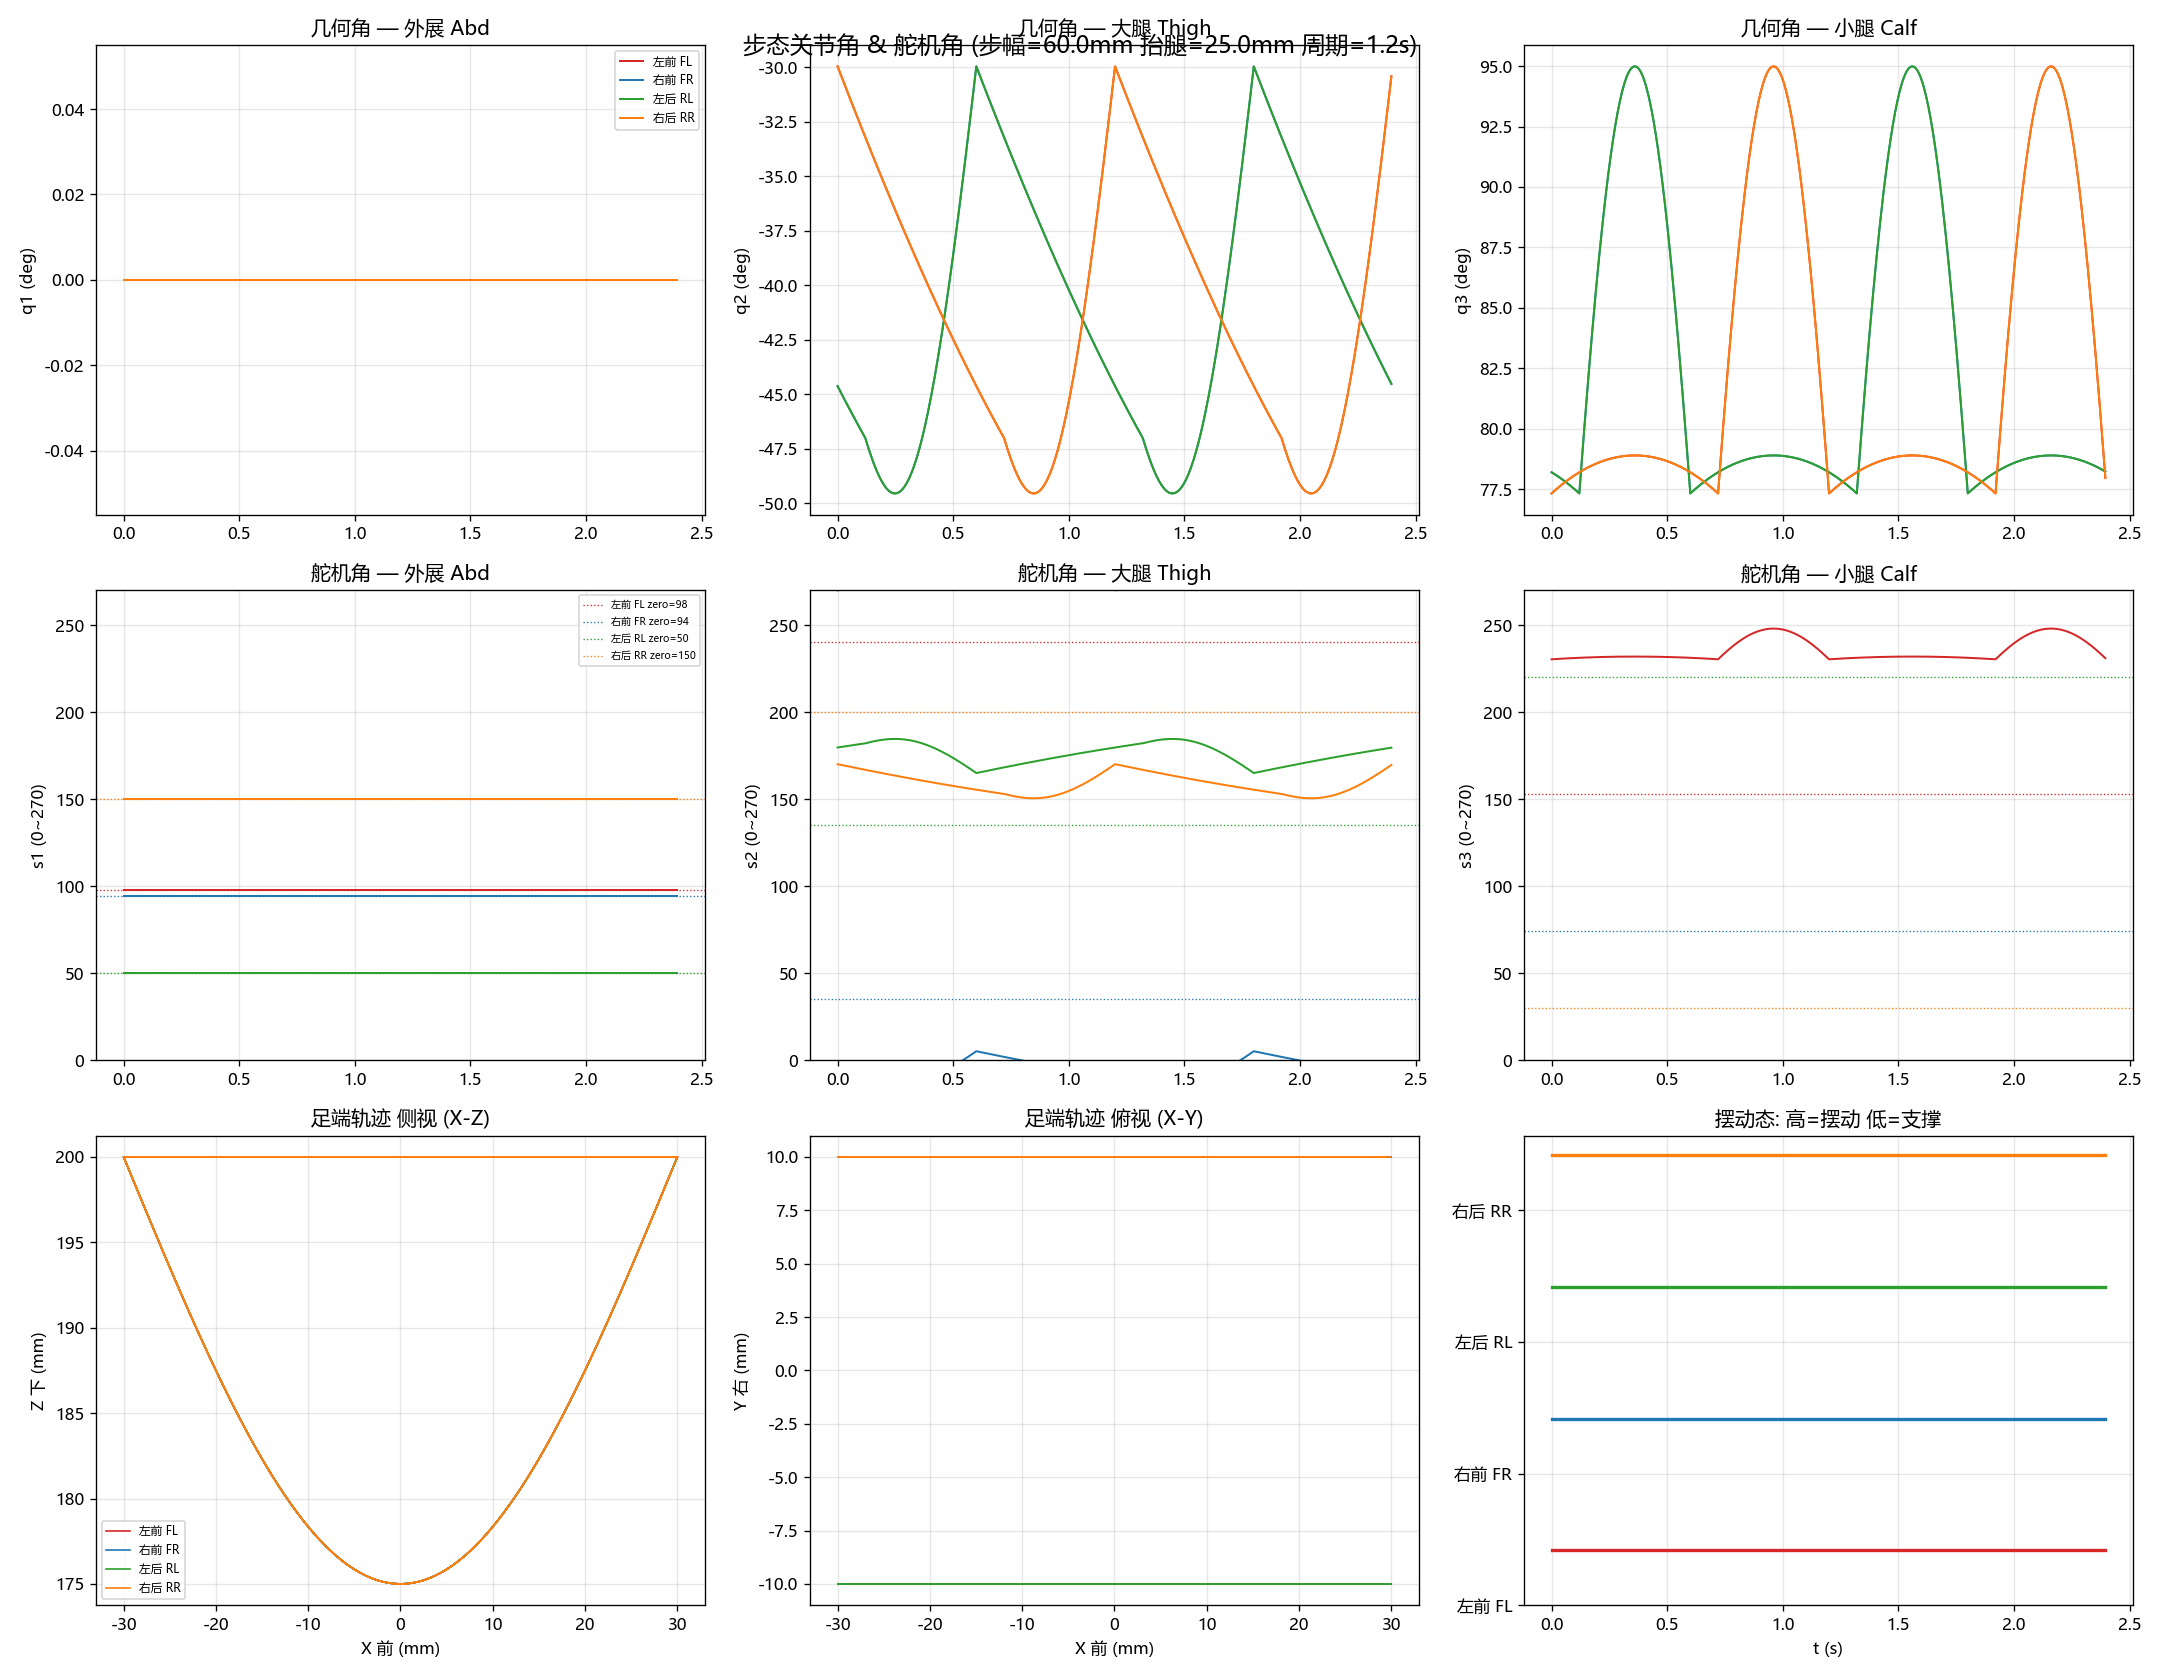

The Python source for this figure:
# -*- coding: utf-8 -*-
"""步态关节角 + 舵机角度随时间变化, 用于检查标定是否正确"""
import sys, math, numpy as np
import matplotlib
matplotlib.use('Agg')
import matplotlib.pyplot as plt
from mpl_toolkits.mplot3d import Axes3D
from matplotlib import font_manager

for fp in [r'C:\Windows\Fonts\msyh.ttc', r'C:\Windows\Fonts\simhei.ttf']:
    try: font_manager.fontManager.addfont(fp)
    except: pass
plt.rcParams['font.sans-serif'] = ['Microsoft YaHei', 'SimHei']
plt.rcParams['axes.unicode_minus'] = False

import robot_config as RC
from leg_ik import ik
from gait import foot_target

# ========== 舵机标定数据 (从 docs/硬件/舵机标定数据.md) ==========
calib_zero = [[98, 240, 153], [94, 35, 74], [50, 135, 220], [150, 200, 30]]
calib_dir  = [[1.0, -1.0, 1.0], [-1.0, 1.0, -1.0], [-1.0, -1.0, 1.0], [1.0, 1.0, -1.0]]
joint_names = ['外展 Abd', '大腿 Thigh', '小腿 Calf']
leg_names   = ['左前 FL', '右前 FR', '左后 RL', '右后 RR']
colors      = ['#d62728', '#1f77b4', '#2ca02c', '#ff7f0e']

DT = 0.005
TS = np.arange(0, RC.PERIOD * 2, DT)

def geom_to_servo(leg, q1, q2, q3):
    """几何角(deg) → 舵机角(0~270)"""
    c = calib_zero[leg]
    d = calib_dir[leg]
    return (c[0] + d[0] * q1, c[1] + d[1] * q2, c[2] + d[2] * q3)

# 预计算全程数据
data = {l: {'q1': [], 'q2': [], 'q3': [],
            's1': [], 's2': [], 's3': [],
            'fx': [], 'fy': [], 'fz': []} for l in range(4)}

for t in TS:
    for leg in range(4):
        d_s = RC.D_SIGN[leg] * RC.LEG_HIP_D
        ft  = foot_target(leg, t, d_s)
        q1, q2, q3, st = ik(*ft, d_s)
        s1, s2, s3 = geom_to_servo(leg, np.degrees(q1), np.degrees(q2), np.degrees(q3))
        d = data[leg]
        d['q1'].append(np.degrees(q1)); d['q2'].append(np.degrees(q2)); d['q3'].append(np.degrees(q3))
        d['s1'].append(s1); d['s2'].append(s2); d['s3'].append(s3)
        d['fx'].append(ft[0]); d['fy'].append(ft[1]); d['fz'].append(ft[2])

fig = plt.figure(figsize=(18, 14))

# ===== 上排: 关节几何角 q (4腿×3关节) =====
for j in range(3):
    ax = fig.add_subplot(3, 3, j + 1)
    for leg in range(4):
        key = f'q{j+1}'
        ax.plot(TS, data[leg][key], color=colors[leg], lw=1.2, label=leg_names[leg])
    ax.set_ylabel(f'q{j+1} (deg)')
    ax.set_title(f'几何角 — {joint_names[j]}')
    ax.grid(True, alpha=0.3)
    if j == 0: ax.legend(fontsize=7, loc='upper right')

# ===== 中排: 舵机角 s (0~270°) =====
for j in range(3):
    ax = fig.add_subplot(3, 3, j + 4)
    for leg in range(4):
        key = f's{j+1}'
        ax.plot(TS, data[leg][key], color=colors[leg], lw=1.2)
        # 标注 zero_deg 基准线
        ax.axhline(y=calib_zero[leg][j], color=colors[leg], ls=':', lw=0.8,
                   label=f'{leg_names[leg]} zero={calib_zero[leg][j]}')
    ax.set_ylabel(f's{j+1} (0~270)')
    ax.set_title(f'舵机角 — {joint_names[j]}')
    ax.set_ylim(0, 270)
    ax.grid(True, alpha=0.3)
    if j == 0: ax.legend(fontsize=6, loc='upper right')

# ===== 下排: 足端轨迹 X-Z (侧视) + X-Y (俯视) + 支撑/摆动标记 =====
ax_xz = fig.add_subplot(3, 3, 7)
for leg in range(4):
    ax_xz.plot(data[leg]['fx'], data[leg]['fz'], color=colors[leg], lw=1,
               label=leg_names[leg])
ax_xz.set_xlabel('X 前 (mm)'); ax_xz.set_ylabel('Z 下 (mm)')
ax_xz.set_title('足端轨迹 侧视 (X-Z)')
ax_xz.grid(True, alpha=0.3)
ax_xz.legend(fontsize=7)

ax_xy = fig.add_subplot(3, 3, 8)
for leg in range(4):
    ax_xy.plot(data[leg]['fx'], data[leg]['fy'], color=colors[leg], lw=1)
ax_xy.set_xlabel('X 前 (mm)'); ax_xy.set_ylabel('Y 右 (mm)')
ax_xy.set_title('足端轨迹 俯视 (X-Y)')
ax_xy.grid(True, alpha=0.3)

# 摆动态标记
ax_sw = fig.add_subplot(3, 3, 9)
for leg in range(4):
    swing = [1 if abs(fz) > RC.STAND_H * 0.5 else 0 for fz in data[leg]['fz']]
    ax_sw.plot(TS, [s + leg * 1.2 for s in swing], color=colors[leg], lw=2,
               label=leg_names[leg])
ax_sw.set_xlabel('t (s)'); ax_sw.set_ylabel('')
ax_sw.set_title('摆动态: 高=摆动 低=支撑')
ax_sw.set_yticks([l*1.2+0.5 for l in range(4)])
ax_sw.set_yticklabels(leg_names)
ax_sw.grid(True, alpha=0.3)

fig.suptitle(f'步态关节角 & 舵机角 (步幅={RC.STEP_LEN}mm 抬腿={RC.STEP_H}mm 周期={RC.PERIOD}s)', fontsize=14)
plt.tight_layout()
out = 'angle_check.png'
plt.savefig(out, dpi=120)
print(f'已保存: {out}')

# 打印关键值
print(f'\n{"腿":8s} {"关节":6s} {"舵机号":>5s} {"zero_deg":>8s} '
      f'{"舵机min":>8s} {"舵机max":>8s} {"摆幅":>8s} {"超限?":>6s}')
print('-' * 70)
for leg in range(4):
    for j in range(3):
        s = data[leg][f's{j+1}']
        smin, smax, zero = min(s), max(s), calib_zero[leg][j]
        warn = '!!' if smin < 0 or smax > 270 else 'OK'
        servo_n = [1,5,9, 2,6,10, 3,7,11, 4,8,12][leg*3 + j]
        print(f'{leg_names[leg]:8s} {joint_names[j]:6s} {servo_n:5d} {zero:8.0f} '
              f'{smin:8.0f} {smax:8.0f} {smax-smin:8.0f} {warn:>6s}')
